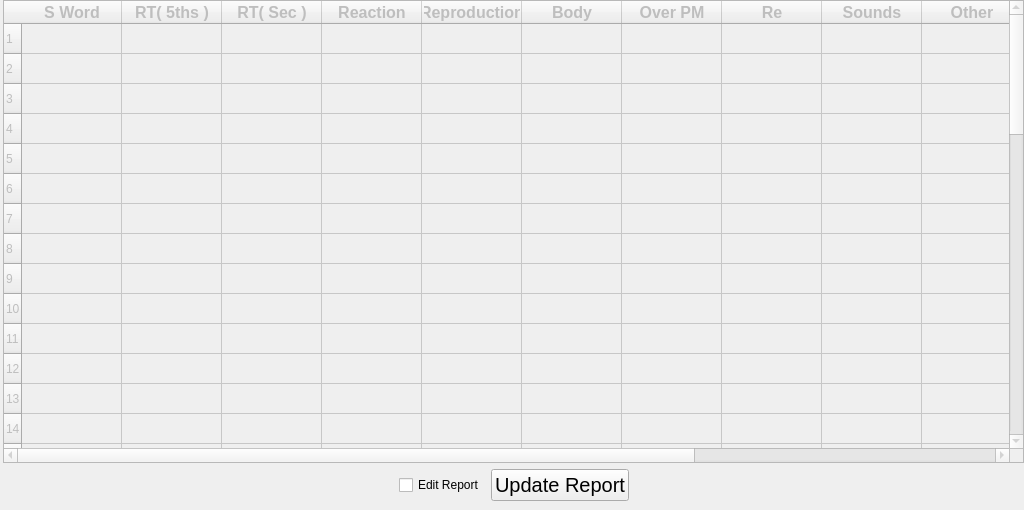
<?xml version="1.0" encoding="UTF-8"?>
<ui version="4.0">
 <class>Form</class>
 <widget class="QWidget" name="Form">
  <property name="geometry">
   <rect>
    <x>0</x>
    <y>0</y>
    <width>1024</width>
    <height>510</height>
   </rect>
  </property>
  <property name="sizePolicy">
   <sizepolicy hsizetype="Fixed" vsizetype="Fixed">
    <horstretch>0</horstretch>
    <verstretch>0</verstretch>
   </sizepolicy>
  </property>
  <property name="minimumSize">
   <size>
    <width>1024</width>
    <height>510</height>
   </size>
  </property>
  <property name="maximumSize">
   <size>
    <width>1024</width>
    <height>510</height>
   </size>
  </property>
  <property name="windowTitle">
   <string>GeneratedReport</string>
  </property>
  <widget class="QWidget" name="layoutWidget">
   <property name="geometry">
    <rect>
     <x>3</x>
     <y>0</y>
     <width>1021</width>
     <height>501</height>
    </rect>
   </property>
   <layout class="QVBoxLayout" name="verticalLayout">
    <item>
     <widget class="QTableWidget" name="generatedReport">
      <property name="enabled">
       <bool>false</bool>
      </property>
      <row>
       <property name="text">
        <string>1</string>
       </property>
      </row>
      <row>
       <property name="text">
        <string>2</string>
       </property>
      </row>
      <row>
       <property name="text">
        <string>3</string>
       </property>
      </row>
      <row>
       <property name="text">
        <string>4</string>
       </property>
      </row>
      <row>
       <property name="text">
        <string>5</string>
       </property>
      </row>
      <row>
       <property name="text">
        <string>6</string>
       </property>
      </row>
      <row>
       <property name="text">
        <string>7</string>
       </property>
      </row>
      <row>
       <property name="text">
        <string>8</string>
       </property>
      </row>
      <row>
       <property name="text">
        <string>9</string>
       </property>
      </row>
      <row>
       <property name="text">
        <string>10</string>
       </property>
      </row>
      <row>
       <property name="text">
        <string>11</string>
       </property>
      </row>
      <row>
       <property name="text">
        <string>12</string>
       </property>
      </row>
      <row>
       <property name="text">
        <string>13</string>
       </property>
      </row>
      <row>
       <property name="text">
        <string>14</string>
       </property>
      </row>
      <row>
       <property name="text">
        <string>15</string>
       </property>
      </row>
      <row>
       <property name="text">
        <string>16</string>
       </property>
      </row>
      <row>
       <property name="text">
        <string>17</string>
       </property>
      </row>
      <row>
       <property name="text">
        <string>18</string>
       </property>
      </row>
      <row>
       <property name="text">
        <string>19</string>
       </property>
      </row>
      <row>
       <property name="text">
        <string>20</string>
       </property>
      </row>
      <row>
       <property name="text">
        <string>21</string>
       </property>
      </row>
      <row>
       <property name="text">
        <string>22</string>
       </property>
      </row>
      <row>
       <property name="text">
        <string>23</string>
       </property>
      </row>
      <row>
       <property name="text">
        <string>24</string>
       </property>
      </row>
      <row>
       <property name="text">
        <string>25</string>
       </property>
      </row>
      <row>
       <property name="text">
        <string>26</string>
       </property>
      </row>
      <row>
       <property name="text">
        <string>27</string>
       </property>
      </row>
      <row>
       <property name="text">
        <string>28</string>
       </property>
      </row>
      <row>
       <property name="text">
        <string>29</string>
       </property>
      </row>
      <row>
       <property name="text">
        <string>30</string>
       </property>
      </row>
      <row>
       <property name="text">
        <string>31</string>
       </property>
      </row>
      <row>
       <property name="text">
        <string>32</string>
       </property>
      </row>
      <row>
       <property name="text">
        <string>33</string>
       </property>
      </row>
      <row>
       <property name="text">
        <string>34</string>
       </property>
      </row>
      <row>
       <property name="text">
        <string>35</string>
       </property>
      </row>
      <row>
       <property name="text">
        <string>36</string>
       </property>
      </row>
      <row>
       <property name="text">
        <string>37</string>
       </property>
      </row>
      <row>
       <property name="text">
        <string>38</string>
       </property>
      </row>
      <row>
       <property name="text">
        <string>39</string>
       </property>
      </row>
      <row>
       <property name="text">
        <string>40</string>
       </property>
      </row>
      <row>
       <property name="text">
        <string>41</string>
       </property>
      </row>
      <row>
       <property name="text">
        <string>42</string>
       </property>
      </row>
      <row>
       <property name="text">
        <string>43</string>
       </property>
      </row>
      <row>
       <property name="text">
        <string>44</string>
       </property>
      </row>
      <row>
       <property name="text">
        <string>45</string>
       </property>
      </row>
      <row>
       <property name="text">
        <string>46</string>
       </property>
      </row>
      <row>
       <property name="text">
        <string>47</string>
       </property>
      </row>
      <row>
       <property name="text">
        <string>48</string>
       </property>
      </row>
      <row>
       <property name="text">
        <string>50</string>
       </property>
      </row>
      <column>
       <property name="text">
        <string>S Word</string>
       </property>
       <property name="font">
        <font>
         <pointsize>12</pointsize>
         <weight>75</weight>
         <bold>true</bold>
        </font>
       </property>
      </column>
      <column>
       <property name="text">
        <string>RT( 5ths )</string>
       </property>
       <property name="font">
        <font>
         <pointsize>12</pointsize>
         <weight>75</weight>
         <bold>true</bold>
        </font>
       </property>
      </column>
      <column>
       <property name="text">
        <string>RT( Sec )</string>
       </property>
       <property name="font">
        <font>
         <pointsize>12</pointsize>
         <weight>75</weight>
         <bold>true</bold>
        </font>
       </property>
      </column>
      <column>
       <property name="text">
        <string>Reaction</string>
       </property>
       <property name="font">
        <font>
         <pointsize>12</pointsize>
         <weight>75</weight>
         <bold>true</bold>
        </font>
       </property>
      </column>
      <column>
       <property name="text">
        <string>Reproduction</string>
       </property>
       <property name="font">
        <font>
         <pointsize>12</pointsize>
         <weight>75</weight>
         <bold>true</bold>
        </font>
       </property>
      </column>
      <column>
       <property name="text">
        <string>Body</string>
       </property>
       <property name="font">
        <font>
         <pointsize>12</pointsize>
         <weight>75</weight>
         <bold>true</bold>
        </font>
       </property>
      </column>
      <column>
       <property name="text">
        <string>Over PM</string>
       </property>
       <property name="font">
        <font>
         <pointsize>12</pointsize>
         <weight>75</weight>
         <bold>true</bold>
        </font>
       </property>
      </column>
      <column>
       <property name="text">
        <string>Re</string>
       </property>
       <property name="font">
        <font>
         <pointsize>12</pointsize>
         <weight>75</weight>
         <bold>true</bold>
        </font>
       </property>
      </column>
      <column>
       <property name="text">
        <string>Sounds</string>
       </property>
       <property name="font">
        <font>
         <pointsize>12</pointsize>
         <weight>75</weight>
         <bold>true</bold>
        </font>
       </property>
      </column>
      <column>
       <property name="text">
        <string>Other</string>
       </property>
       <property name="font">
        <font>
         <pointsize>12</pointsize>
         <weight>75</weight>
         <bold>true</bold>
        </font>
       </property>
      </column>
      <column>
       <property name="text">
        <string>CIs</string>
       </property>
       <property name="font">
        <font>
         <pointsize>12</pointsize>
         <weight>75</weight>
         <bold>true</bold>
        </font>
       </property>
      </column>
      <column>
       <property name="text">
        <string>Factual</string>
       </property>
       <property name="font">
        <font>
         <pointsize>12</pointsize>
         <weight>75</weight>
         <bold>true</bold>
        </font>
       </property>
      </column>
      <column>
       <property name="text">
        <string>Ego-centric</string>
       </property>
       <property name="font">
        <font>
         <pointsize>12</pointsize>
         <weight>75</weight>
         <bold>true</bold>
        </font>
       </property>
      </column>
     </widget>
    </item>
    <item>
     <layout class="QHBoxLayout" name="horizontalLayout">
      <item>
       <spacer name="horizontalSpacer">
        <property name="orientation">
         <enum>Qt::Horizontal</enum>
        </property>
        <property name="sizeHint" stdset="0">
         <size>
          <width>40</width>
          <height>20</height>
         </size>
        </property>
       </spacer>
      </item>
      <item>
       <widget class="QCheckBox" name="editGeneratedReport">
        <property name="text">
         <string>Edit Report</string>
        </property>
       </widget>
      </item>
      <item>
       <widget class="QPushButton" name="updateReport">
        <property name="font">
         <font>
          <pointsize>15</pointsize>
         </font>
        </property>
        <property name="text">
         <string>Update Report</string>
        </property>
       </widget>
      </item>
      <item>
       <spacer name="horizontalSpacer_2">
        <property name="orientation">
         <enum>Qt::Horizontal</enum>
        </property>
        <property name="sizeHint" stdset="0">
         <size>
          <width>40</width>
          <height>20</height>
         </size>
        </property>
       </spacer>
      </item>
     </layout>
    </item>
   </layout>
  </widget>
 </widget>
 <resources/>
 <connections>
  <connection>
   <sender>editGeneratedReport</sender>
   <signal>clicked(bool)</signal>
   <receiver>generatedReport</receiver>
   <slot>setEnabled(bool)</slot>
   <hints>
    <hint type="sourcelabel">
     <x>423</x>
     <y>488</y>
    </hint>
    <hint type="destinationlabel">
     <x>414</x>
     <y>417</y>
    </hint>
   </hints>
  </connection>
 </connections>
</ui>
